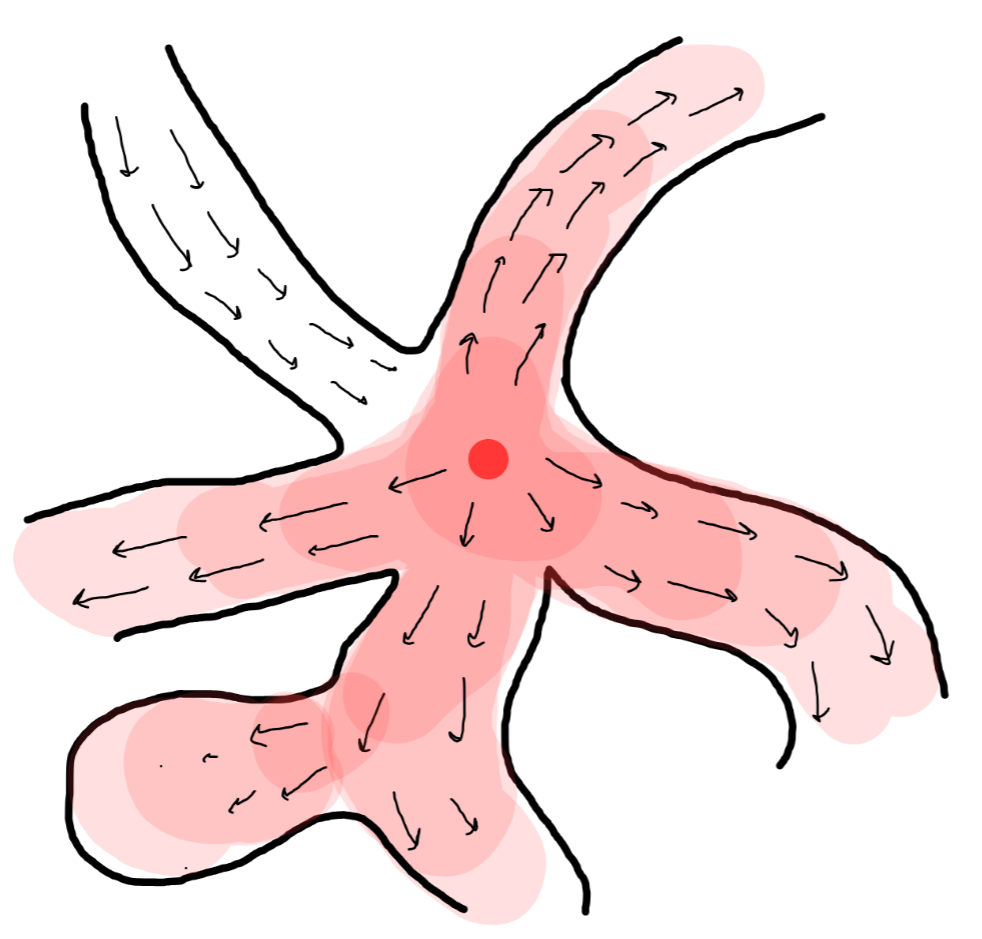
#> input picture Example.png, 982 x 939 px
$ python GenerateVectorFieldFluid.py --image Example.png
#> lines starting #> are read from the running program, lines starting #| are printed output that depends on the picture; after the words box and inside, x2 and y2 are one past the last pixel; in counts of white or black regions, pixels touching at a corner belong together
"""
Fluidics vector field: Poisson solve with wall absorption and placed sources.

Run: ``python GenerateVectorFieldFluid.py --image map.png --out field.npy``

Black (or near-black) pixels are solid walls with Dirichlet ``phi = 0``. You place
**source** cells on traversable pixels; the steady Poisson equation
``∇²φ = -ρ`` is solved on the grid (ρ > 0 at sources), then velocity is
``v = -∇φ``.

Conventions
-----------
- Output array shape ``(height, width, 2)``, dtype float64:
  - ``[..., 0]`` = vector_x (positive = right)
  - ``[..., 1]`` = vector_y (positive = down)
- Wall cells are set to ``(0, 0)``.

Interactive controls (matplotlib window)
----------------------------------------
- Left click: toggle a flow source on/off at that traversable pixel.
- Enter / Return: solve and close the figure.
- z: remove last placed source
- c: clear all sources
"""

from __future__ import annotations

import argparse
import sys
from typing import Set, Tuple

import numpy as np
from PIL import Image

import matplotlib.pyplot as plt


def load_image_and_free_mask(
    image_path: str, threshold: int = 16
) -> Tuple[np.ndarray, np.ndarray]:
    """
    Load an image and build a traversable mask.

    Parameters
    ----------
    image_path : str
        Path to an image file (RGB, RGBA, or grayscale).
    threshold : int
        Pixels with luminance <= threshold (0–255) are obstacles.

    Returns
    -------
    rgb : ndarray, shape (H, W, 3), float64 in [0, 1]
        For display.
    free : ndarray, shape (H, W), bool
        True where traversable.
    """
#> called with image_path = 'Example.png', threshold = 16
    img = Image.open(image_path).convert("RGB")
    arr = np.asarray(img, dtype=np.float64) / 255.0
    r, g, b = arr[..., 0], arr[..., 1], arr[..., 2]
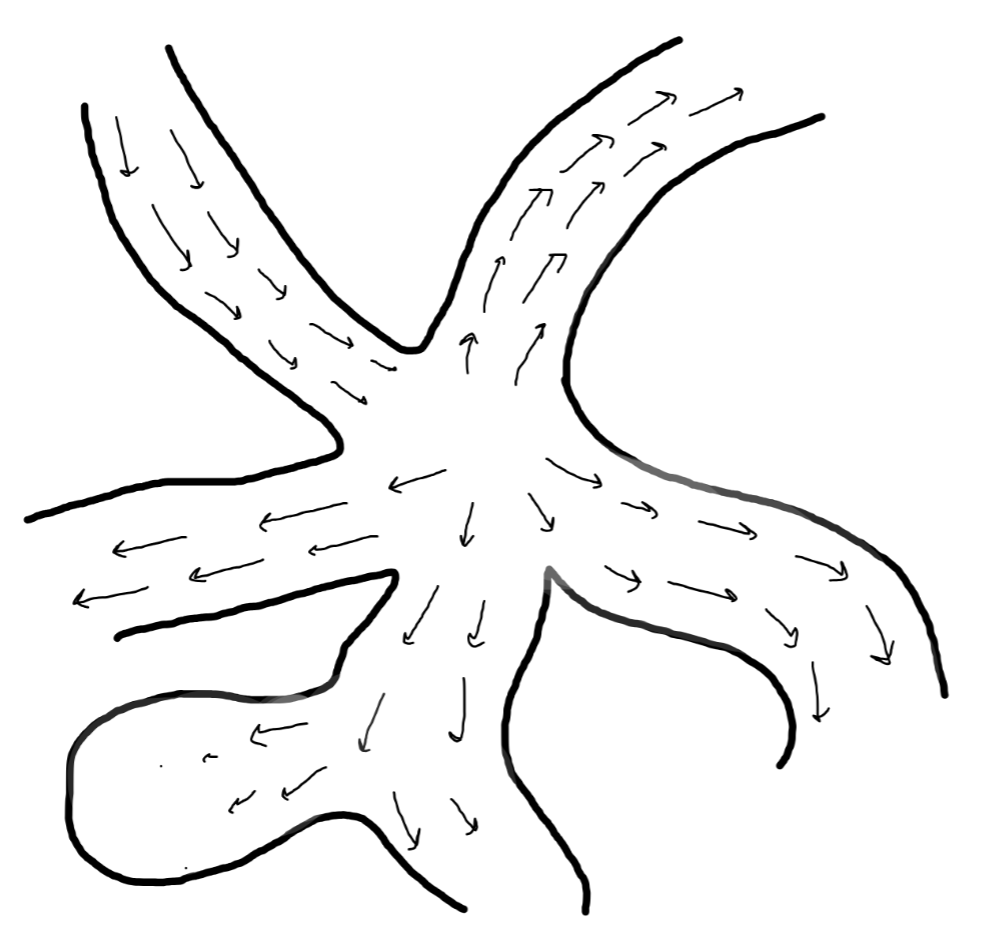
#> r: shape (939, 982) float64; min 0, max 1, mean 0.955
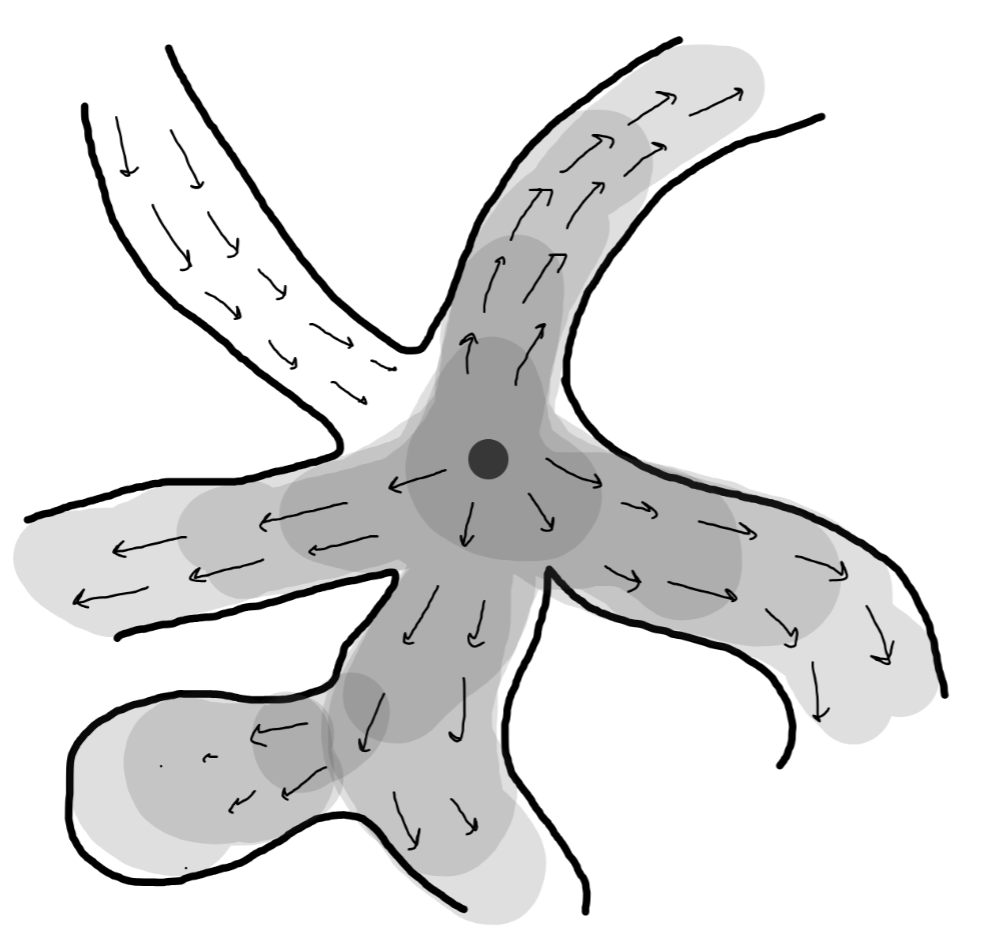
#> g: shape (939, 982) float64; min 0, max 1, mean 0.883
    lum = 0.299 * r + 0.587 * g + 0.114 * b
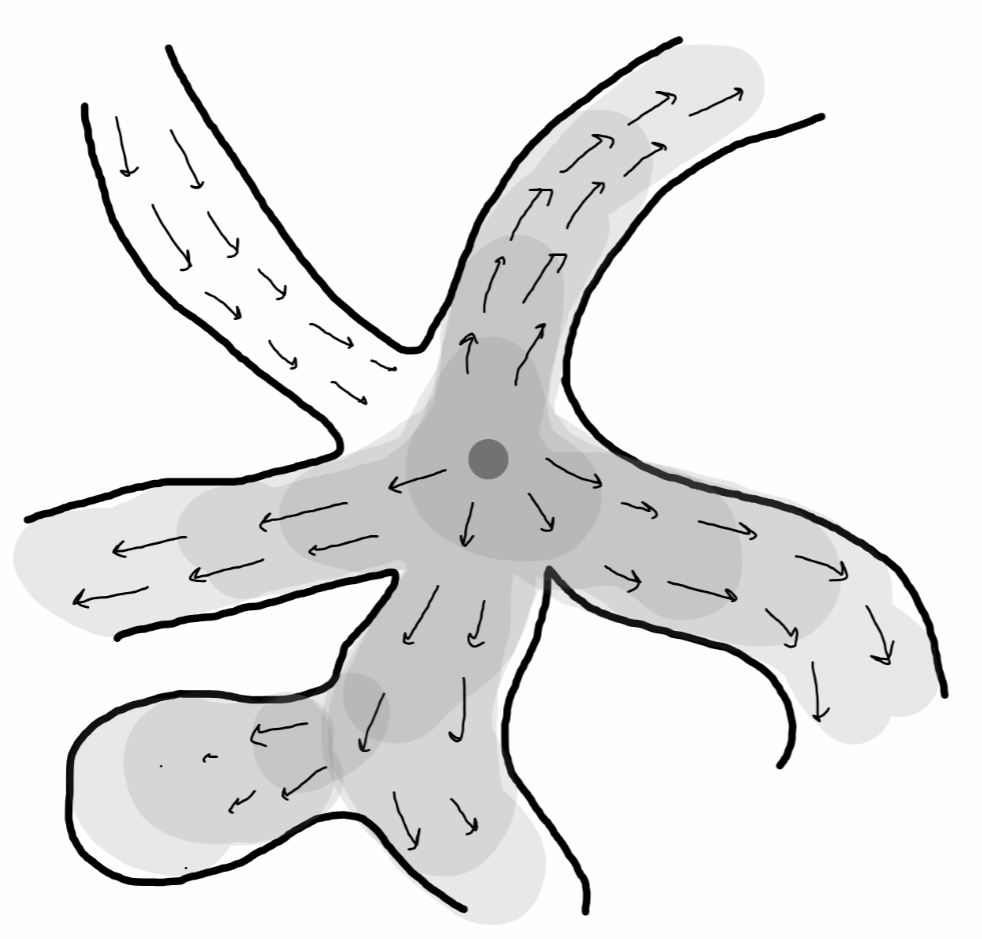
#> lum: shape (939, 982) float64; min 0, max 1, mean 0.905
    lum_255 = lum * 255.0
    free = lum_255 > float(threshold)
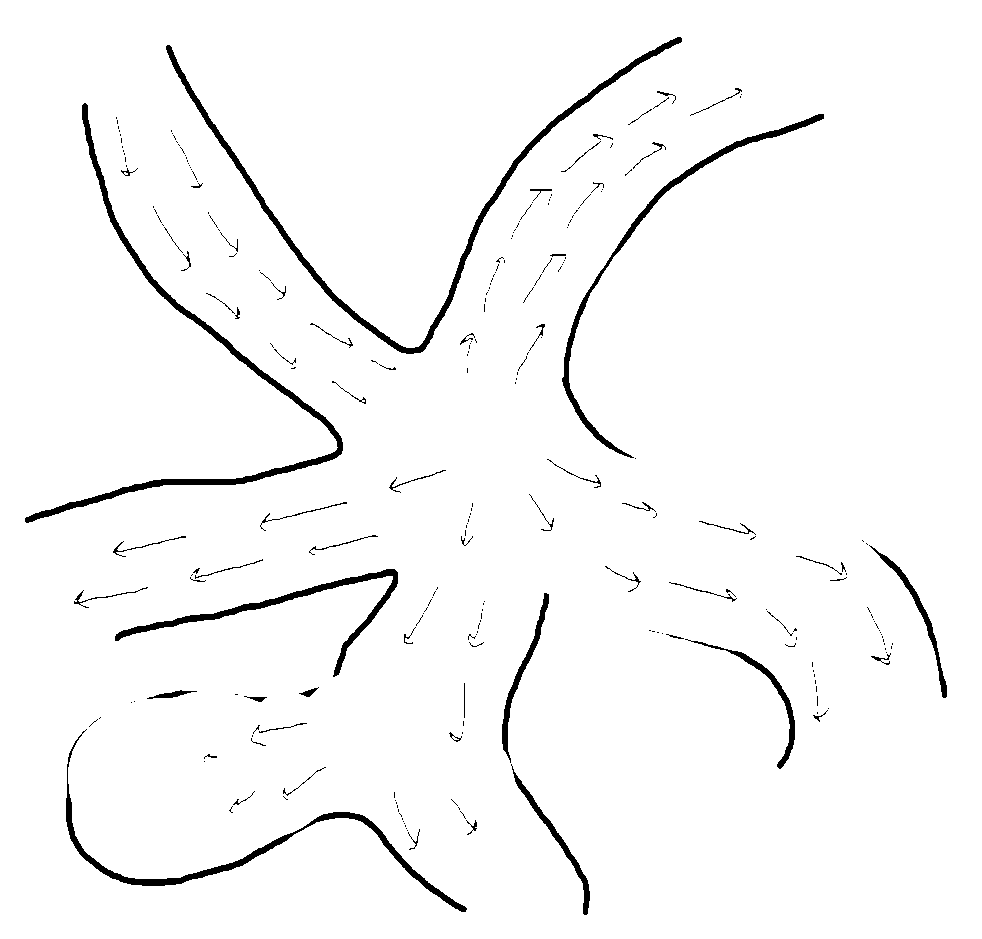
#> free: shape (939, 982) bool; 97.2% white; 256 black regions (190 under 20 px), largest, box (x1, y1, x2, y2) and area: (166, 37, 682, 354) 4872, (25, 103, 343, 523) 4709, (66, 729, 467, 912) 3069
    return arr, free


# [132 lines left out: functions _pixel_free, solve_poisson_sor, velocity_from_phi, build_vector_field_from_fluidics, not called in this run]


def collect_sources_interactive(
    rgb: np.ndarray,
    free: np.ndarray,
) -> Set[Tuple[int, int]]:
    """
    Show matplotlib UI; return set of (row, col) source indices when user presses Enter.
    """
    height, width = free.shape
#> height = 939; width = 982
    fig, ax = plt.subplots(figsize=(10, 10))
    ax.imshow(rgb, origin="upper", extent=(0, width, height, 0), aspect="auto")
    ax.set_xlim(0, width)
    ax.set_ylim(height, 0)
    ax.set_title(
        "Left click: toggle source | Enter: solve | z: undo | c: clear all"
    )

    state: dict = {
        "order": [],
        "set": set(),
        "done": False,
        "scatter": None,
    }

    # [52 lines left out: functions redraw_sources, on_click, on_key, not called in this run]

    fig.canvas.mpl_connect("button_press_event", on_click)
    fig.canvas.mpl_connect("key_press_event", on_key)

    plt.show()

    if not state["done"]:
        raise RuntimeError("Window closed before finishing (press Enter to compute).")

    if not state["set"]:
        raise ValueError("No sources placed.")

    return set(state["set"])


def generate_vector_field(
    image_path: str,
    threshold: int = 16,
    unit_vectors: bool = True,
    source_strength: float = 1.0,
    max_iters: int = 80_000,
    tol: float = 1e-5,
    sor_omega: float = 1.85,
) -> np.ndarray:
    """
    Load image, open GUI to place sources, solve Poisson, return (H, W, 2) field.
    """
    rgb, free = load_image_and_free_mask(image_path, threshold=threshold)
    sources = collect_sources_interactive(rgb, free)
    return build_vector_field_from_fluidics(
        free,
        sources,
        source_strength=source_strength,
        max_iters=max_iters,
        tol=tol,
        sor_omega=sor_omega,
        unit_vectors=unit_vectors,
    )


def main() -> int:
    parser = argparse.ArgumentParser(
        description=(
            "Place fluid sources on a collision image; solve Poisson; "
            "save a (H,W,2) vector field (v = -grad phi)."
        )
    )
    parser.add_argument("--image", required=True, help="Path to input image")
    parser.add_argument(
        "--out",
        default="vector_field.npy",
        help="Output .npy path (default: vector_field.npy)",
    )
    parser.add_argument(
        "--threshold",
        type=int,
        default=16,
        help="Luminance threshold (0-255); pixels <= this are obstacles (default: 16)",
    )
    parser.add_argument(
        "--no-unit",
        action="store_true",
        help="Do not normalize to unit vectors on traversable cells",
    )
    parser.add_argument(
        "--source-strength",
        type=float,
        default=1.0,
        help="Per-source rho value in Poisson RHS (default: 1.0)",
    )
    parser.add_argument(
        "--max-iters",
        type=int,
        default=80_000,
        help="Max SOR iterations (default: 80000)",
    )
    parser.add_argument(
        "--tol",
        type=float,
        default=1e-5,
        help="SOR stopping tolerance on max cell change (default: 1e-5)",
    )
    parser.add_argument(
        "--sor-omega",
        type=float,
        default=1.85,
        help="SOR relaxation weight in (1,2) (default: 1.85)",
    )
    args = parser.parse_args()

    try:
        field = generate_vector_field(
            args.image,
            threshold=args.threshold,
            unit_vectors=not args.no_unit,
            source_strength=args.source_strength,
            max_iters=args.max_iters,
            tol=args.tol,
            sor_omega=args.sor_omega,
        )
    except (ValueError, RuntimeError) as e:
        print(e, file=sys.stderr)
        return 1

    np.save(args.out, field)
    print(f"Saved shape {field.shape} to {args.out}")
    return 0


if __name__ == "__main__":
#> (the run stopped early here; a loop or call above may not have finished)
